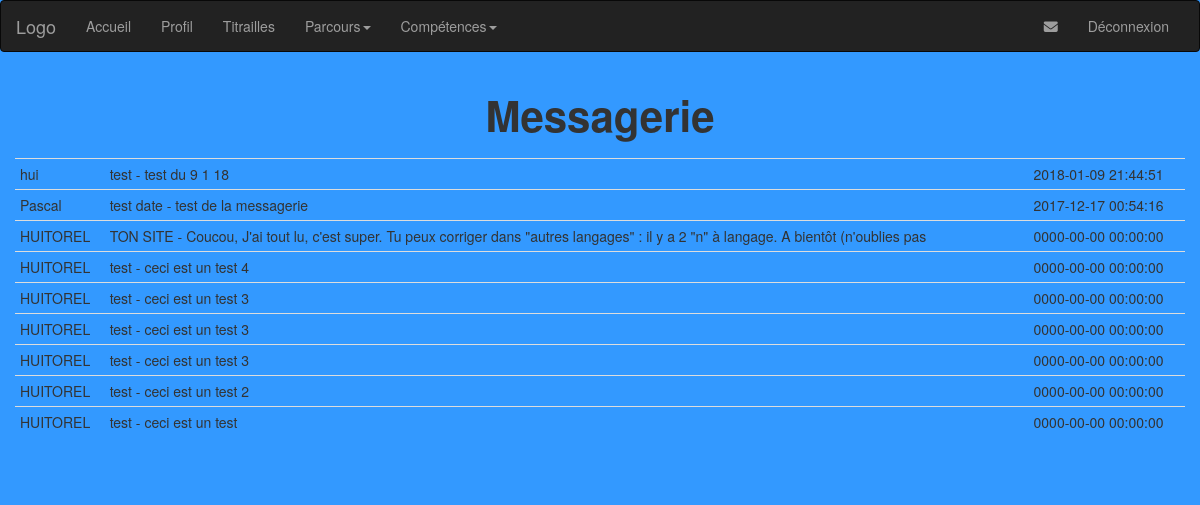
Screenshot of /admin/messagerie.php (signed in) with the database file from the repository.
### tables this page shows
CREATE TABLE IF NOT EXISTS `t_messages` (
  `id` int(3) NOT NULL AUTO_INCREMENT,
  `co_nom` varchar(50) NOT NULL,
  `co_email` varchar(100) NOT NULL,
  `co_sujet` varchar(50) NOT NULL,
  `co_message` text NOT NULL,
  `date` timestamp NOT NULL DEFAULT CURRENT_TIMESTAMP,
  PRIMARY KEY (`id`)
);

### admin/messagerie.php (the view)
<?php require_once('inc/init.inc.php'); ?>
<?php require_once('inc/head.inc.php'); ?>
<?php require_once('inc/nav.inc.php'); ?>
<?php
extract ($_SESSION['utilisateur_bo']);
$req = $pdoCV -> query("SELECT * FROM t_messages ORDER BY id DESC LIMIT 0, 10");
$req -> execute();
$messages = $req->fetchAll(PDO::FETCH_ASSOC);
?>
<main id="messagerie" class="container">
    <h1>Messagerie</h1>
    <div class="row">
        <table class="table table-condensed">
            <?php foreach ($messages as $message) : ?>
            <tr>
                <td><?= $message['co_nom'] ?></td>
                <td>
                    <?= $message['co_sujet'] ?> - <?= substr($message['co_message'], 0, 150) ?>
                </td>
                <td><?= $message['date'] ?></td>
            </tr>
        <?php endforeach; ?>
        </table>
    </div>
</main>
<?php include ('inc/footer.inc.php') ?>

### admin/css/style.css (style rules this page uses)
body { background: #39f; }
h1 { text-align: center; font-size: 3em; font-weight: bold; }
.row { margin-top: 20px; margin-bottom: 20px; }

### rows the page displays
t_messages: co_nom "hui", co_sujet "test", co_message "test du 9 1 18", date "2018-01-09 21:44:51"
t_messages: co_nom "Pascal", co_sujet "test date", co_message "test de la messagerie", date "2017-12-17 00:54:16"
t_messages: co_nom "HUITOREL", co_sujet "TON SITE", co_message "Coucou, J'ai tout lu, c'est super. Tu peux corriger dans \"autres langages\" : il y a 2 \"n\" à langage. A bientôt (n'oublies pas", date "0000-00-00 00:00:00"
t_messages: co_nom "HUITOREL", co_sujet "test", co_message "ceci est un test 4", date "0000-00-00 00:00:00"
t_messages: co_nom "HUITOREL", co_sujet "test", co_message "ceci est un test 3", date "0000-00-00 00:00:00"
t_messages: co_nom "HUITOREL", co_sujet "test", co_message "ceci est un test 3", date "0000-00-00 00:00:00"
t_messages: co_nom "HUITOREL", co_sujet "test", co_message "ceci est un test 3", date "0000-00-00 00:00:00"
t_messages: co_nom "HUITOREL", co_sujet "test", co_message "ceci est un test 2", date "0000-00-00 00:00:00"
t_messages: co_nom "HUITOREL", co_sujet "test", co_message "ceci est un test", date "0000-00-00 00:00:00"
